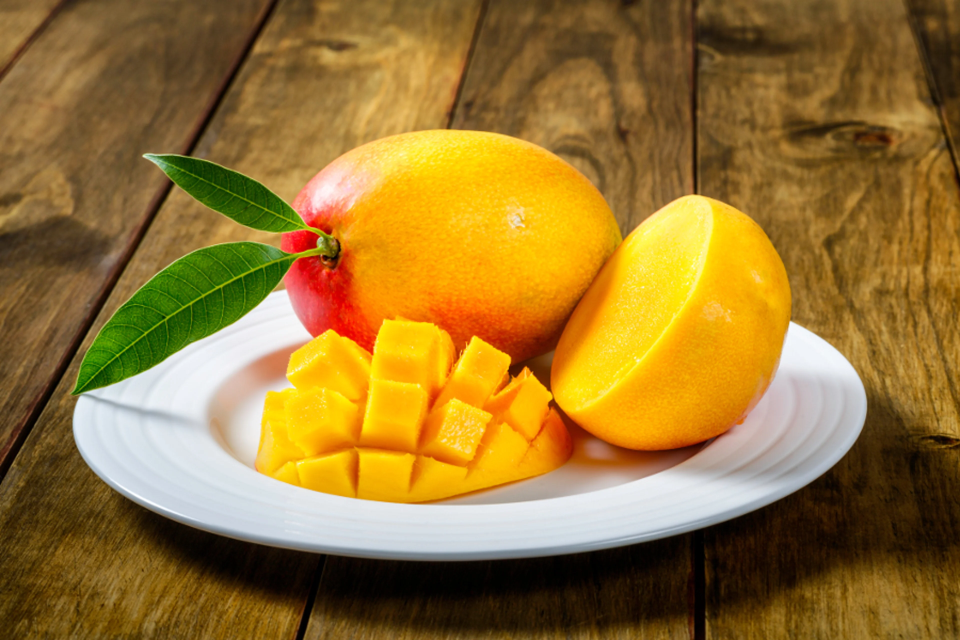
#> input picture Mango.png, 3840 x 2560 px (shown at 1/4 size)
$ jupyter execute main.ipynb   (shell and % lines are left out)
#> lines starting #> are read from the running program, lines starting #| are printed output that depends on the picture
# OpenCV Practice Notebook

This notebook covers basic image processing tasks such as reading, grayscale conversion, RGB manipulation, resizing, flipping, cropping, and drawing shapes.

[cell 1]
import cv2

print(cv2.__version__)

[cell 2]
import cv2

img = cv2.imread("Mango.png")
#> img is the input picture: shape (2560, 3840, 3); mean B, G, R 50.3, 116.8, 150.9

print(img.shape)
#| (2560, 3840, 3)

print(type(img))
#| <class 'numpy.ndarray'>

# cv2.imshow("window",img)

# cv2.waitKey(0)

[cell 3]
# converting it into grayscale image
import cv2

img = cv2.imread("Mango.png")

img_gray = cv2.cvtColor(img, cv2.COLOR_BGR2GRAY)
cv2.imwrite("Mango_gray.png", img_gray)
print("Saved grayscale image as Mango_gray.png")


print("Original image shape:", img.shape)
#| Original image shape: (2560, 3840, 3)
print("Grayscale image shape:", img_gray.shape)
#| Grayscale image shape: (2560, 3840)

[cell 4]
#Playing with RGB color channels--
import cv2

img = cv2.imread("Mango.png")

#img_gray = cv2.cvtColor(img, cv2.COLOR_BGR2GRAY)

img[:,:,2]=0
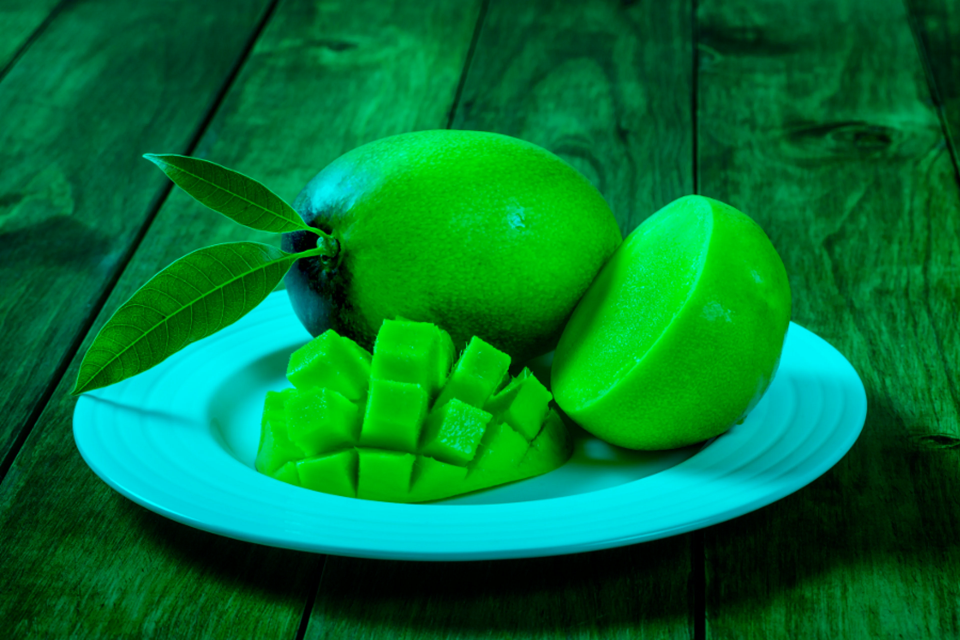
#> img: shape (2560, 3840, 3) (shown at 1/4 size); mean B, G, R 50.3, 116.8, 0

imgblue=img[:,:,0]
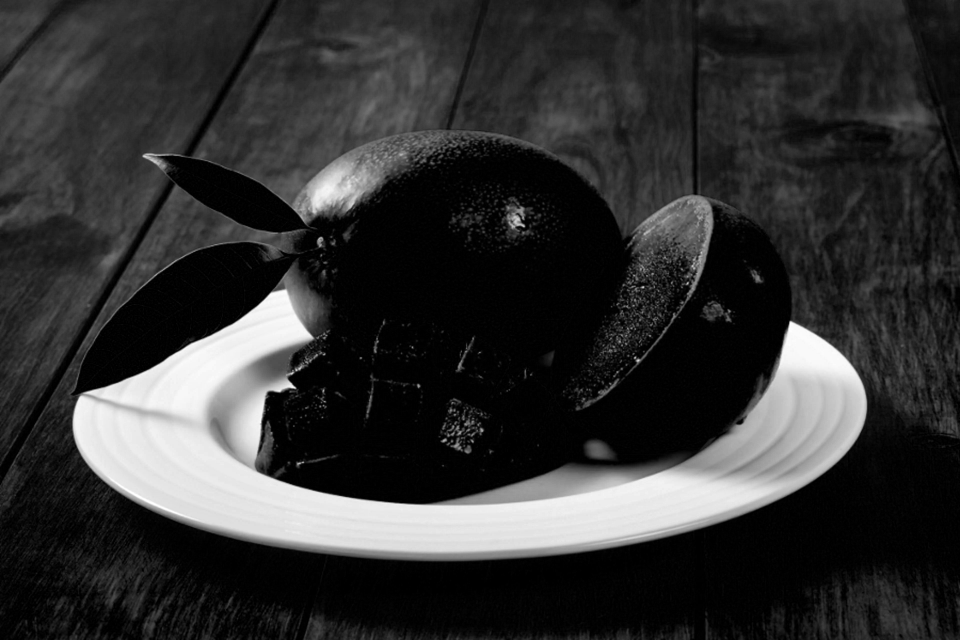
#> imgblue: shape (2560, 3840) (shown at 1/4 size); min 0, max 255, mean 50.3
imggreen=img[:,:,1]
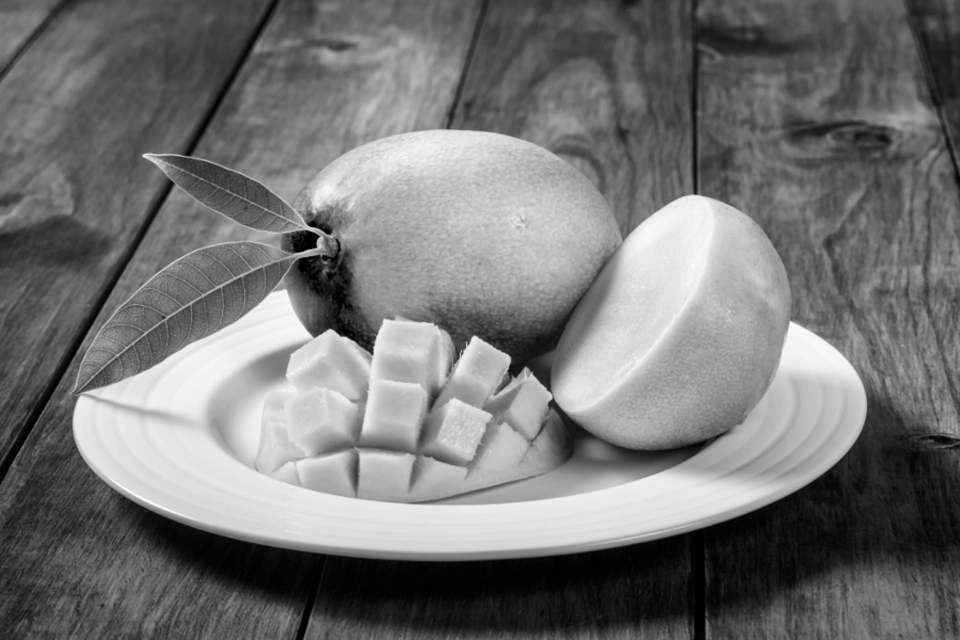
#> imggreen: shape (2560, 3840) (shown at 1/4 size); min 0, max 255, mean 116.8
imgred=img[:,:,2]
#> imgred: shape (2560, 3840); every value is 0

cv2.imwrite("Mango_blue.png", imgblue)
cv2.imwrite("Mango_green.png", imggreen)
cv2.imwrite("Mango_red.png", imgred)

print("Original image shape:", img.shape)
#| Original image shape: (2560, 3840, 3)
print("Grayscale image shape:", img_gray.shape)
#| Grayscale image shape: (2560, 3840)

[cell 5]
# Playing with RGB color channels
import cv2

img = cv2.imread("Mango.png")

img_gray = cv2.cvtColor(img, cv2.COLOR_BGR2GRAY)

# Keep only the red channel
img_red = img.copy()
img_red[:, :, 0] = 0
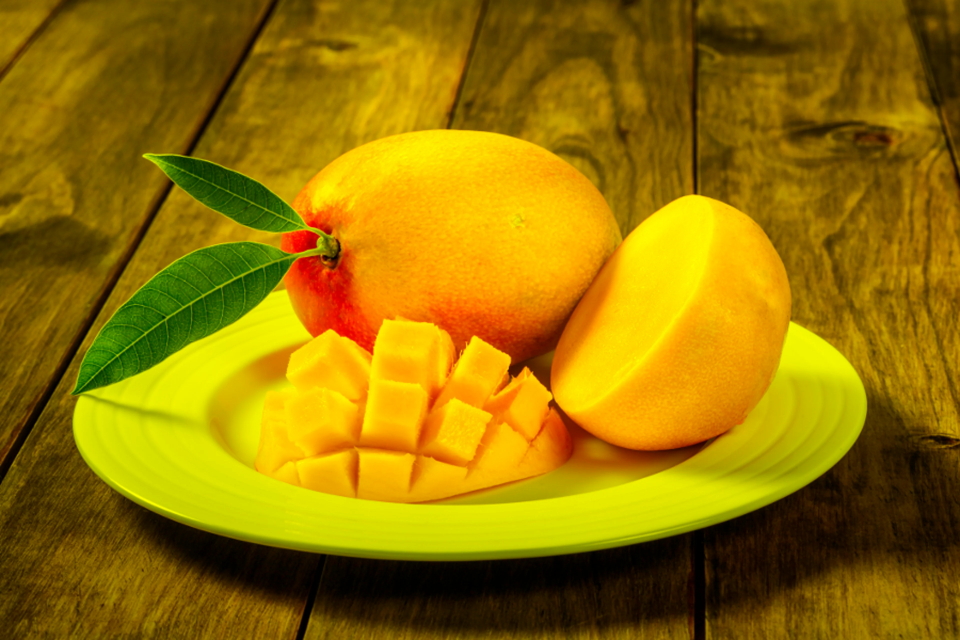
#> img_red: shape (2560, 3840, 3) (shown at 1/4 size); mean B, G, R 0, 116.8, 150.9
img_red[:, :, 1] = 0
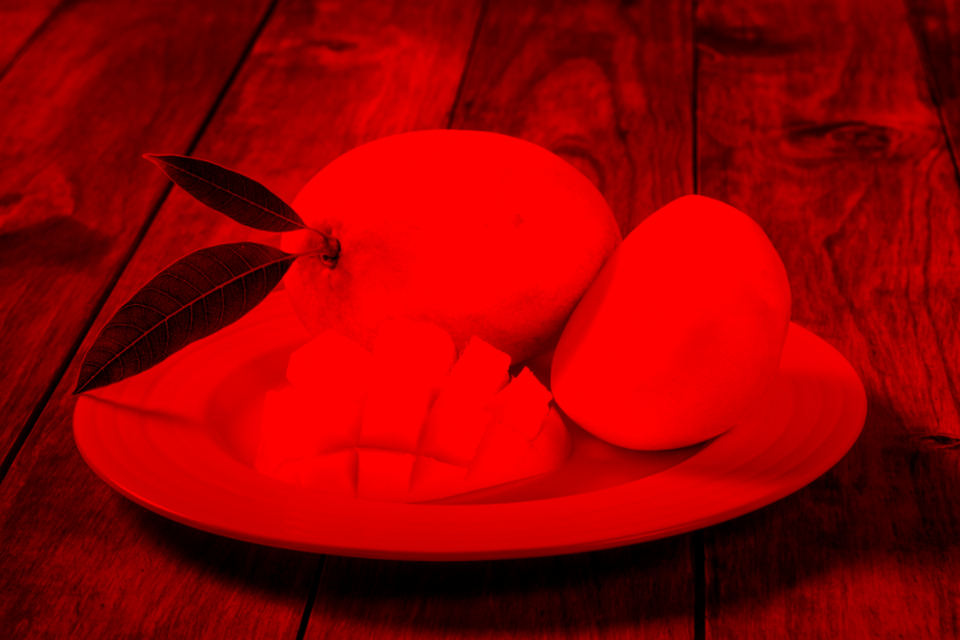
#> img_red: shape (2560, 3840, 3) (shown at 1/4 size); mean B, G, R 0, 0, 150.9

cv2.imwrite("Mango_red_channel.png", img_red)

print("Original image shape:", img.shape)
#| Original image shape: (2560, 3840, 3)
print("Grayscale image shape:", img_gray.shape)
#| Grayscale image shape: (2560, 3840)
print("Saved red-channel image as Mango_red_channel.png")

[cell 6]
# Resize an image
import cv2

img = cv2.imread("Mango.png")

img_resize = cv2.resize(img, (256, 256))
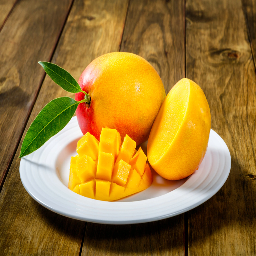
#> img_resize: shape (256, 256, 3); mean B, G, R 50.4, 117, 151.1
cv2.imwrite("Mango_resize.png", img_resize)

print("Original shape:", img.shape)
#| Original shape: (2560, 3840, 3)

print("Resized shape:", img_resize.shape)
#| Resized shape: (256, 256, 3)
print("Saved resized image as Mango_resize.png")

[cell 7]
# Show the original dimension and the resized dimension clearly
import cv2

img = cv2.imread("Mango.png")
if img is None:
    raise FileNotFoundError("Mango.png not found in the current folder.")

print("Original is:", img.shape)
#| Original is: (2560, 3840, 3)
img_half = cv2.resize(img, (img.shape[1] // 10, img.shape[0] // 10))
print("After resize is:", img_half.shape)
#| After resize is: (256, 384, 3)
cv2.imwrite("Mango_half_resize.png", img_half)
print("Saved half-size file: Mango_half_resize.png")

[cell 8]
#6.flipping
#1-horizontal , 0-verical , -1-both
import cv2

img = cv2.imread("Mango.png")

img_flip=cv2.flip(img,0)
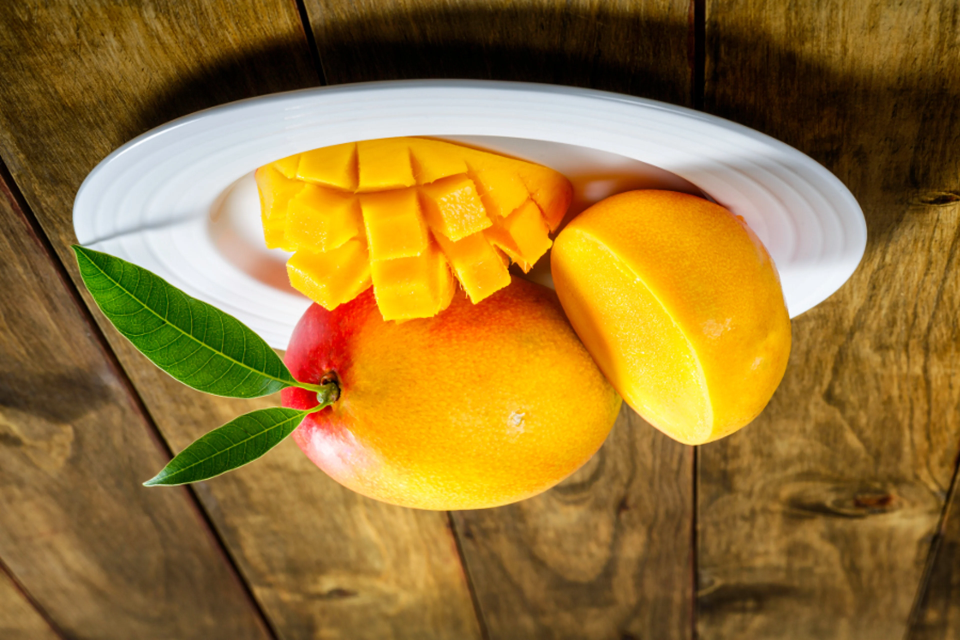
#> img_flip: shape (2560, 3840, 3) (shown at 1/4 size); mean B, G, R 50.3, 116.8, 150.9
cv2.imwrite("Mango_flip.png", img_flip)


print("Saved fliped image as Mango_resize.png")

[cell 9]
#cropping
import cv2

img = cv2.imread("Mango.png")

img_crop=img[0:2000,0:2000]#basic sclising
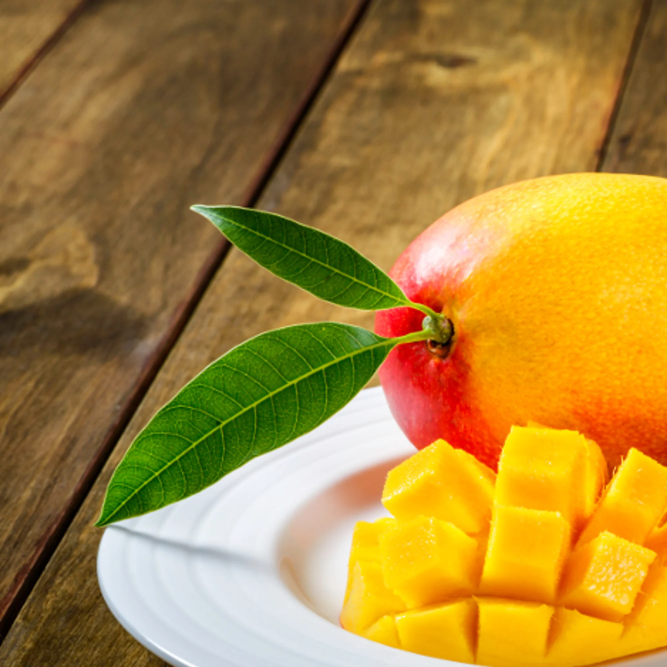
#> img_crop: shape (2000, 2000, 3) (shown at 1/3 size); mean B, G, R 57.3, 133.1, 169
cv2.imwrite("img_crop.png", img_crop)
#> Out = True

[cell 10]
# 10. Drawing shapes (rectangles, circles, lines) and text
import cv2
import numpy as np

img = np.zeros((512, 512, 3), dtype=np.uint8)

cv2.rectangle(img, (100, 100), (300, 300), (250, 0, 0), -1)
#> img: shape (512, 512, 3)
cv2.circle(img, (100, 400), 50, (0, 0, 255), -1)
cv2.line(img, (0, 0), (512, 512), (0, 255, 0), 2)
cv2.putText(img, "hello", (100, 100), cv2.FONT_ITALIC, 2, (0, 255, 255), 2, cv2.LINE_AA)
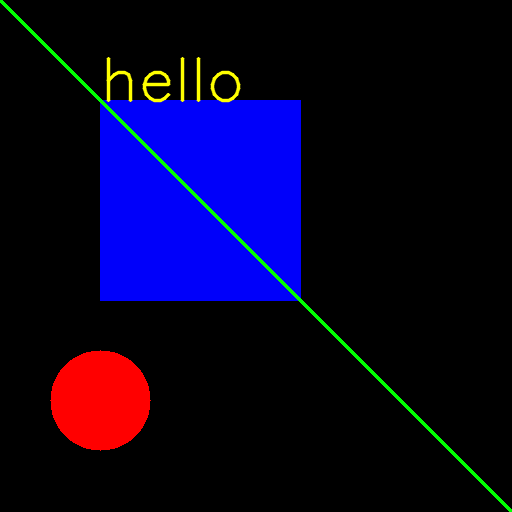
#> img: shape (512, 512, 3); mean B, G, R 37.5, 3.7, 8.8

cv2.imwrite("drawn_shapes.png", img)
print("Saved shape drawing image as drawn_shapes.png")
